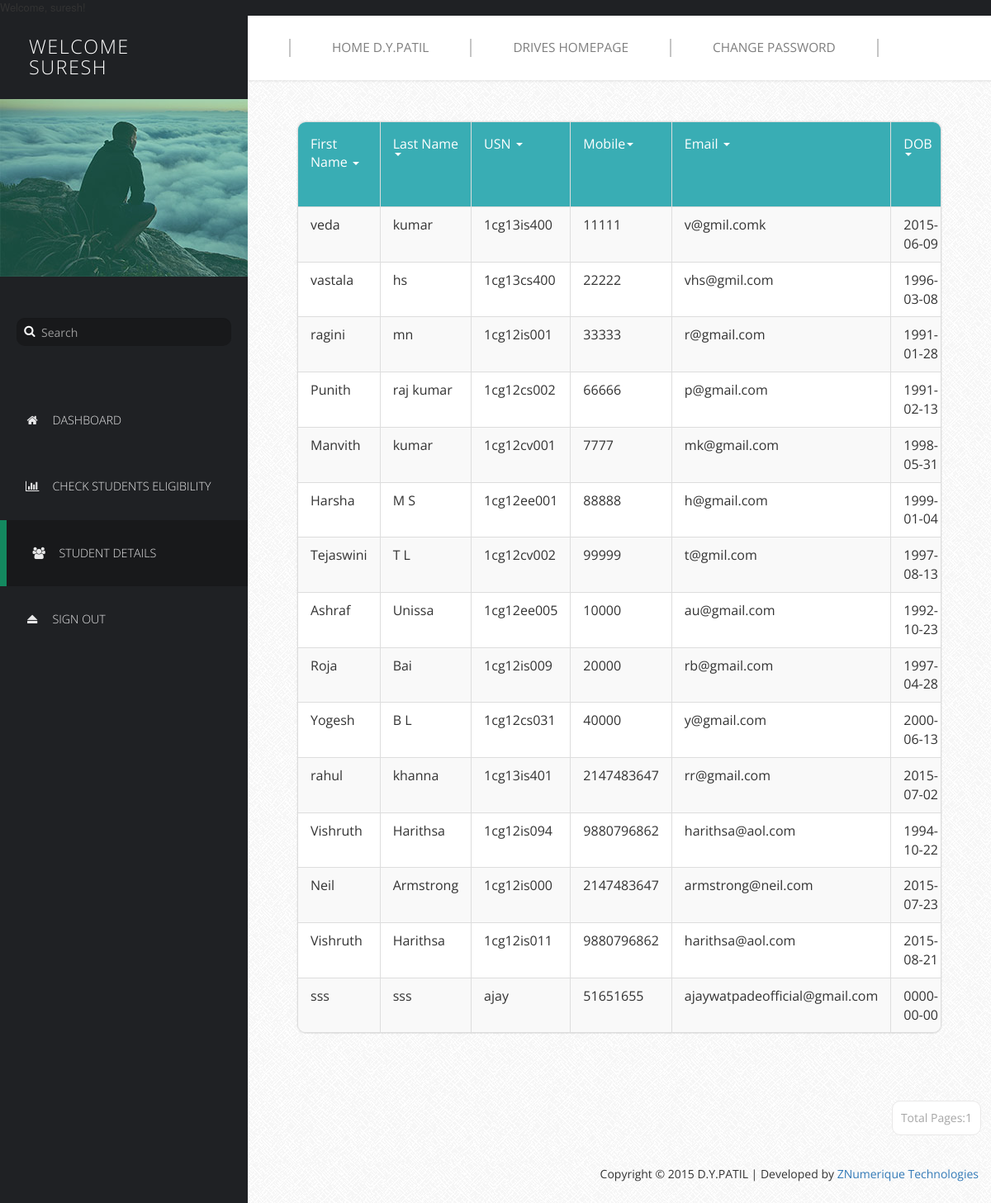
Screenshot of /Profilers/PriProfile/manage-users.php (signed in) with the database file from the repository.
### tables this page shows
CREATE TABLE `basicdetails` (
  `Id` int(11) NOT NULL,
  `FirstName` varchar(25) NOT NULL,
  `LastName` varchar(25) NOT NULL,
  `USN` varchar(10) NOT NULL,
  `Mobile` bigint(11) NOT NULL,
  `Email` varchar(255) NOT NULL,
  `DOB` date NOT NULL,
  `Sem` int(11) NOT NULL,
  `Branch` varchar(15) NOT NULL,
  `SSLC` float NOT NULL,
  `PU/Dip` float NOT NULL,
  `BE` float NOT NULL,
  `Backlogs` int(11) NOT NULL,
  `HofBacklogs` tinyint(1) NOT NULL,
  `DetainYears` int(11) NOT NULL,
  `Approve` tinyint(1) NOT NULL DEFAULT 0,
  `ApprovalDate` date NOT NULL
);

### Profilers/PriProfile/manage-users.php (the view, shortened to what this page needs)
<!DOCTYPE html>
<html lang="en">
  <head>
    <link href="css/font-awesome.min.css" rel="stylesheet">
    <link href="css/bootstrap.min.css" rel="stylesheet">
    <link href="css/templatemo-style.css" rel="stylesheet">
  </head>
  <body>
    <div class="templatemo-flex-row">
      <div class="templatemo-sidebar">
        <header class="templatemo-site-header">
         <?php
		  $Welcome = "Welcome";
          echo "<h1>" . $Welcome . "<br>". $_SESSION['priusername']. "</h1>";
		  ?>
        </header>
        <div class="profile-photo-container">
          <img src="images/profile-photo.jpg" alt="Profile Photo" class="img-responsive">
          <div class="profile-photo-overlay"></div>
        </div>
        <form class="templatemo-search-form" role="search">
          <div class="input-group">
              <button type="submit" class="fa fa-search"></button>
              <input type="text" class="form-control" placeholder="Search" name="srch-term" id="srch-term">
          </div>
        </form>
        <nav class="templatemo-left-nav">
          <ul>
         <li><a href="index.php" ><i class="fa fa-home fa-fw"></i>Dashboard</a></li>
            <li><a href="Students Eligibility.php"><i class="fa fa-bar-chart fa-fw"></i>Check Students Eligibility</a></li>
            <li><a href="manage-users.php" class="active" ><i class="fa fa-users fa-fw"></i>Student Details</a></li>
            <li><a href="logout.php"><i class="fa fa-eject fa-fw"></i>Sign Out</a></li>
          </ul>
        </nav>
      </div>
      <div class="templatemo-content col-1 light-gray-bg">
        <div class="templatemo-top-nav-container">
          <div class="row">
            <nav class="templatemo-top-nav col-lg-12 col-md-12">
              <ul class="text-uppercase">
                  <li>
                  <a href="../../Homepage/home.php">Home D.Y.PATIL </a>
                </li>
                <li>
                  <a href="../../Drives/index.php">Drives Homepage</a>
                </li>
                <li>
                  <a href="Change Password.php">Change Password</a>
                  </li>
              </ul>
            </nav>
          </div>
        </div>
         <div class="templatemo-content-container">
          <div class="templatemo-content-widget no-padding">
            <div class="panel panel-default table-responsive">
              <table class="table table-striped table-bordered templatemo-user-table">
                <thead>
                  <tr>
                    <td><a href="" class="white-text templatemo-sort-by">First Name <span class="caret"></span></a></td>
                    <td><a href="" class="white-text templatemo-sort-by">Last Name <span class="caret"></span></a></td>
                    <td><a href="" class="white-text templatemo-sort-by">USN <span class="caret"></span></a></td>
                    <td><a href="" class="white-text templatemo-sort-by">Mobile<span class="caret"></span></a></td>
                    <td><a href="" class="white-text templatemo-sort-by">Email <span class="caret"></span></a></td>
                     <td><a href="" class="white-text templatemo-sort-by">DOB<span class="caret"></span></a></td>
                  </tr>
                </thead>
 <?php
$connect =mysqli_connect('localhost','root','');
mysqli_select_db($connect,'revised');
$sql = "SELECT * FROM basicdetails";
$rs_result = mysqli_query ($connect,$sql);
?>
<?php
while ($row = mysqli_fetch_assoc($rs_result))
{
            print "<tr>";
print "<td>" . $row['FirstName'] . "</td>";
print "<td>" . $row['LastName'] . "</td>";
print "<td>" . $row['USN'] . "</td>";
print "<td>" . $row['Mobile'] . "</td>";
print "<td>" . $row['Email'] . "</td>";
print "<td>" . $row['DOB'] . "</td>";
print "</tr>";
}
?>
              </table>
			  </div>
			  </div>
			  </div>
  <div class="pagination-wrap">
    <ul class="pagination">
			  <?php
$num_rec_per_page=15;
$sql = "SELECT * FROM basicdetails where Approve='1' ";
$rs_result = mysqli_query($connect,$sql);
$total_records = mysqli_num_rows($rs_result);
$totalpage = ceil($total_records / $num_rec_per_page);
$currentpage = (isset($_GET['page']) ? $_GET['page'] : 1);
	 if($currentpage == 0)
	{
	}
	else if( $currentpage >= 1  &&  $currentpage <= $totalpage  )
	{
	 echo "<li><a>Total Pages:".$totalpage."</a></li>";
}
 ?>
</ul>
</div>
          <footer class="text-right">
            <p>Copyright &copy; 2015 D.Y.PATIL  | Developed by
              <a href="http://znumerique.azurewebsites.net" target="_parent">ZNumerique Technologies</a></p>
          </footer>
        </div>
      </div>
  </body>
</html>

### Profilers/PriProfile/css/templatemo-style.css (style rules this page uses)
* { font-family: 'Open Sans', sans-serif; }
body { font-size: 13px; }
body, .templatemo-left-nav { background: #1f2124; }
h1, h2, h3 { margin: 0; }
ul { list-style-type: none; margin: 0; padding: 0; }
nav li { font-size: 1.1em; list-style: none; text-transform: uppercase; }
.white-text { color: white; }
.light-gray-bg { font-family:"Trebuchet MS", "Myriad Pro", Arial, sans-serif; font-size:14px; background:#f4f4f4 url(../images/bg.png) repeat top left; color:#333; overflow-y:scroll; }
footer { padding: 15px; }
.templatemo-sidebar { width: 300px; }
.templatemo-site-header { margin: 25px 30px; }
.templatemo-site-header h1 { color: white; display: inline-block; font-size: 1.8em; font-weight: 300; letter-spacing: 1.5px; margin: 0 5px; text-transform: uppercase; vertical-align: middle; }
.profile-photo-container { position: relative; }
.profile-photo-overlay { background-color: rgba(4, 152, 114, 0.35); position: absolute; top: 0; left: 0; width: 100%; height: 100%; transition: all 0.3s ease; }
.templatemo-search-form { font-size: 1.1em; margin: 50px 20px; }
.templatemo-search-form .input-group { width: 100%; }
.templatemo-search-form .input-group .form-control { background-color: #18191b; border: none; border-radius: 10px; color: #DDD; padding-left: 30px; }
.templatemo-search-form .input-group { position: relative; }
.fa-search { height:32px; width:32px; border: none; cursor: pointer; color:white; background:transparent; position:absolute; top: 0; left: 0; z-index: 100; }
.templatemo-left-nav li { font-weight: 300; }
.templatemo-left-nav a.active, .templatemo-left-nav a:hover { background: #18191b; border-left: 8px solid #13895F; }
.templatemo-left-nav a { color: #e9e9ea; display: block; padding: 30px; transition: all 0.3s ease; }
.templatemo-left-nav .fa { margin-right: 15px; }
.templatemo-top-nav-container { background-color: white; padding: 28px 50px; box-shadow: 0px 0px 2px 2px rgba(161, 159, 159, 0.18); }
.templatemo-top-nav li { float: left; list-style: none; }
.templatemo-top-nav a { color: #7f7f7f; display: block; padding: 0 50px; border-left: 2px solid #c5c5c5; }
.templatemo-top-nav li:last-child a { border-right: 2px solid #c5c5c5; }
.templatemo-content { margin-top: 0px; min-height: 600px; padding: 0; overflow-x: hidden; }
.templatemo-content-container { padding: 40px 50px; }
.templatemo-flex-row { display: -webkit-flex; display: -ms-flexbox; display: flex; }
.col-1 { -webkit-flex: 1; -ms-flex: 1; flex: 1; }
.templatemo-content-widget { border-radius: 10px; padding: 30px; position: relative; margin: 10px; box-shadow: 0px 0px 1px 1px rgba(161, 159, 159, 0.1); }
.templatemo-content-widget.no-padding { padding: 0; }
.panel { border-radius: 10px; }
.pagination-wrap { margin-right: 10px; text-align: right; }
.pagination>li>a { border-color: #E9E8E8; color: #a6a6a6; margin: 2px; padding: 10px; }
.pagination>li>a, .pagination>li:first-child>a, .pagination>li:last-child>a { border-radius: 10px; }
.table { margin-bottom: 0; }
.table>tbody>tr>td { padding: 10px 15px; }
.table>thead>tr>td { padding: 15px; }
.templatemo-user-table thead { background-color: #39ADB4; color: white; }
.panel>.table-responsive:last-child>.table:last-child, .panel>.table:last-child { border-bottom-right-radius: 10px; border-bottom-left-radius: 10px; }
.panel>.table:first-child { border-top-left-radius: 10px; border-top-right-radius: 10px; }
@media only screen and (min-width: 768px) { .templatemo-left-nav { display: block !important; } }

### rows the page displays
basicdetails: FirstName "veda", LastName "kumar", USN "1cg13is400", Mobile "11111", Email "v@gmil.comk", DOB "2015-06-09"
basicdetails: FirstName "vastala", LastName "hs", USN "1cg13cs400", Mobile "22222", Email "vhs@gmil.com", DOB "1996-03-08"
basicdetails: FirstName "ragini", LastName "mn", USN "1cg12is001", Mobile "33333", Email "r@gmail.com", DOB "1991-01-28"
basicdetails: FirstName "Punith", LastName "raj kumar", USN "1cg12cs002", Mobile "66666", Email "p@gmail.com", DOB "1991-02-13"
basicdetails: FirstName "Manvith", LastName "kumar", USN "1cg12cv001", Mobile "7777", Email "mk@gmail.com", DOB "1998-05-31"
basicdetails: FirstName "Harsha", LastName "M S", USN "1cg12ee001", Mobile "88888", Email "h@gmail.com", DOB "1999-01-04"
basicdetails: FirstName "Tejaswini", LastName "T L", USN "1cg12cv002", Mobile "99999", Email "t@gmil.com", DOB "1997-08-13"
basicdetails: FirstName "Ashraf", LastName "Unissa", USN "1cg12ee005", Mobile "10000", Email "au@gmail.com", DOB "1992-10-23"
basicdetails: FirstName "Roja", LastName "Bai", USN "1cg12is009", Mobile "20000", Email "rb@gmail.com", DOB "1997-04-28"
basicdetails: FirstName "Yogesh", LastName "B L", USN "1cg12cs031", Mobile "40000", Email "y@gmail.com", DOB "2000-06-13"
basicdetails: FirstName "rahul", LastName "khanna", USN "1cg13is401", Mobile "2147483647", Email "rr@gmail.com", DOB "2015-07-02"
basicdetails: FirstName "Vishruth", LastName "Harithsa", USN "1cg12is094", Mobile "9880796862", Email "harithsa@aol.com", DOB "1994-10-22"
basicdetails: FirstName "Neil", LastName "Armstrong", USN "1cg12is000", Mobile "2147483647", Email "armstrong@neil.com", DOB "2015-07-23"
basicdetails: FirstName "Vishruth", LastName "Harithsa", USN "1cg12is011", Mobile "9880796862", Email "harithsa@aol.com", DOB "2015-08-21"
basicdetails: FirstName "sss", LastName "sss", USN "ajay", Mobile "51651655", Email "ajaywatpadeofficial@gmail.com", DOB "0000-00-00"

### other values shown
$Welcome "WELCOME"
$_SESSION['priusername'] "SURESH"
$totalpage "1"
